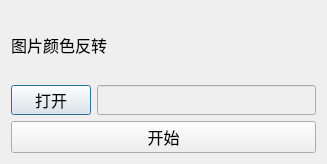
<?xml version="1.0" encoding="UTF-8"?>
<ui version="4.0">
 <class>ImageWBRevert</class>
 <widget class="QDialog" name="ImageWBRevert">
  <property name="geometry">
   <rect>
    <x>0</x>
    <y>0</y>
    <width>327</width>
    <height>164</height>
   </rect>
  </property>
  <property name="windowTitle">
   <string>图片颜色反转</string>
  </property>
  <layout class="QGridLayout" name="gridLayout">
   <item row="0" column="0">
    <widget class="QLabel" name="label">
     <property name="font">
      <font>
       <pointsize>12</pointsize>
      </font>
     </property>
     <property name="text">
      <string>图片颜色反转</string>
     </property>
    </widget>
   </item>
   <item row="1" column="0">
    <layout class="QHBoxLayout" name="horizontalLayout">
     <item>
      <widget class="QPushButton" name="btnOpen">
       <property name="minimumSize">
        <size>
         <width>0</width>
         <height>30</height>
        </size>
       </property>
       <property name="font">
        <font>
         <pointsize>12</pointsize>
        </font>
       </property>
       <property name="text">
        <string>打开</string>
       </property>
      </widget>
     </item>
     <item>
      <widget class="QLineEdit" name="lineEditFilePath">
       <property name="enabled">
        <bool>false</bool>
       </property>
       <property name="minimumSize">
        <size>
         <width>0</width>
         <height>30</height>
        </size>
       </property>
       <property name="font">
        <font>
         <pointsize>12</pointsize>
        </font>
       </property>
      </widget>
     </item>
    </layout>
   </item>
   <item row="2" column="0">
    <widget class="QPushButton" name="btnProcess">
     <property name="minimumSize">
      <size>
       <width>0</width>
       <height>30</height>
      </size>
     </property>
     <property name="font">
      <font>
       <pointsize>12</pointsize>
      </font>
     </property>
     <property name="text">
      <string>开始</string>
     </property>
    </widget>
   </item>
  </layout>
 </widget>
 <resources/>
 <connections/>
</ui>
